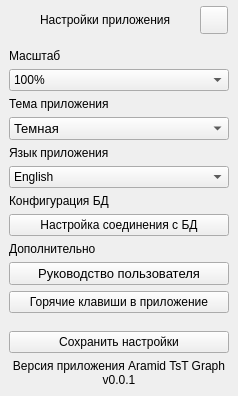
        <widget class="QFrame" name="extraLeftBox">
         <property name="minimumSize">
          <size>
           <width>0</width>
           <height>0</height>
          </size>
         </property>
         <property name="maximumSize">
          <size>
           <width>0</width>
           <height>16777215</height>
          </size>
         </property>
         <property name="frameShape">
          <enum>QFrame::NoFrame</enum>
         </property>
         <property name="frameShadow">
          <enum>QFrame::Raised</enum>
         </property>
         <layout class="QVBoxLayout" name="extraColumLayout">
          <property name="spacing">
           <number>0</number>
          </property>
          <property name="leftMargin">
           <number>0</number>
          </property>
          <property name="topMargin">
           <number>0</number>
          </property>
          <property name="rightMargin">
           <number>0</number>
          </property>
          <property name="bottomMargin">
           <number>0</number>
          </property>
          <item>
           <widget class="QFrame" name="extraTopBg">
            <property name="minimumSize">
             <size>
              <width>0</width>
              <height>40</height>
             </size>
            </property>
            <property name="maximumSize">
             <size>
              <width>16777215</width>
              <height>40</height>
             </size>
            </property>
            <property name="frameShape">
             <enum>QFrame::NoFrame</enum>
            </property>
            <property name="frameShadow">
             <enum>QFrame::Raised</enum>
            </property>
            <layout class="QVBoxLayout" name="verticalLayout_5">
             <property name="spacing">
              <number>0</number>
             </property>
             <property name="leftMargin">
              <number>0</number>
             </property>
             <property name="topMargin">
              <number>0</number>
             </property>
             <property name="rightMargin">
              <number>0</number>
             </property>
             <property name="bottomMargin">
              <number>0</number>
             </property>
             <item>
              <layout class="QGridLayout" name="extraTopLayout">
               <property name="leftMargin">
                <number>10</number>
               </property>
               <property name="rightMargin">
                <number>10</number>
               </property>
               <property name="horizontalSpacing">
                <number>10</number>
               </property>
               <property name="verticalSpacing">
                <number>0</number>
               </property>
               <item row="0" column="0">
                <widget class="QFrame" name="extraIcon">
                 <property name="minimumSize">
                  <size>
                   <width>20</width>
                   <height>0</height>
                  </size>
                 </property>
                 <property name="maximumSize">
                  <size>
                   <width>20</width>
                   <height>20</height>
                  </size>
                 </property>
                 <property name="frameShape">
                  <enum>QFrame::NoFrame</enum>
                 </property>
                 <property name="frameShadow">
                  <enum>QFrame::Raised</enum>
                 </property>
                </widget>
               </item>
               <item row="0" column="1">
                <widget class="QLabel" name="extraLabel">
                 <property name="minimumSize">
                  <size>
                   <width>150</width>
                   <height>0</height>
                  </size>
                 </property>
                 <property name="text">
                  <string>Настройки приложения</string>
                 </property>
                </widget>
               </item>
               <item row="0" column="2">
                <widget class="QPushButton" name="extraCloseColumnBtn">
                 <property name="minimumSize">
                  <size>
                   <width>28</width>
                   <height>28</height>
                  </size>
                 </property>
                 <property name="maximumSize">
                  <size>
                   <width>28</width>
                   <height>28</height>
                  </size>
                 </property>
                 <property name="cursor">
                  <cursorShape>PointingHandCursor</cursorShape>
                 </property>
                 <property name="toolTip">
                  <string>Закрыть</string>
                 </property>
                 <property name="text">
                  <string/>
                 </property>
                 <property name="icon">
                  <iconset resource="resources.qrc">
                   <normaloff>:/icons/images/icons/icon_close.png</normaloff>:/icons/images/icons/icon_close.png</iconset>
                 </property>
                 <property name="iconSize">
                  <size>
                   <width>20</width>
                   <height>20</height>
                  </size>
                 </property>
                </widget>
               </item>
              </layout>
             </item>
            </layout>
           </widget>
          </item>
          <item>
           <widget class="QFrame" name="extraContent">
            <property name="minimumSize">
             <size>
              <width>0</width>
              <height>0</height>
             </size>
            </property>
            <property name="frameShape">
             <enum>QFrame::NoFrame</enum>
            </property>
            <property name="frameShadow">
             <enum>QFrame::Raised</enum>
            </property>
            <layout class="QVBoxLayout" name="verticalLayout_12">
             <property name="spacing">
              <number>0</number>
             </property>
             <property name="leftMargin">
              <number>0</number>
             </property>
             <property name="topMargin">
              <number>0</number>
             </property>
             <property name="rightMargin">
              <number>0</number>
             </property>
             <property name="bottomMargin">
              <number>0</number>
             </property>
             <item>
              <widget class="QFrame" name="extraCenter">
               <property name="frameShape">
                <enum>QFrame::NoFrame</enum>
               </property>
               <property name="frameShadow">
                <enum>QFrame::Raised</enum>
               </property>
               <layout class="QVBoxLayout" name="verticalLayout_10">
                <item>
                 <widget class="QLabel" name="label_scale">
                  <property name="sizePolicy">
                   <sizepolicy hsizetype="Preferred" vsizetype="Fixed">
                    <horstretch>0</horstretch>
                    <verstretch>0</verstretch>
                   </sizepolicy>
                  </property>
                  <property name="text">
                   <string>Масштаб</string>
                  </property>
                 </widget>
                </item>
                <item>
                 <widget class="QComboBox" name="comboBox_scale">
                  <property name="cursor">
                   <cursorShape>PointingHandCursor</cursorShape>
                  </property>
                  <property name="currentIndex">
                   <number>2</number>
                  </property>
                  <item>
                   <property name="text">
                    <string>50%</string>
                   </property>
                  </item>
                  <item>
                   <property name="text">
                    <string>75%</string>
                   </property>
                  </item>
                  <item>
                   <property name="text">
                    <string>100%</string>
                   </property>
                  </item>
                  <item>
                   <property name="text">
                    <string>125%</string>
                   </property>
                  </item>
                  <item>
                   <property name="text">
                    <string>150%</string>
                   </property>
                  </item>
                 </widget>
                </item>
                <item>
                 <widget class="QLabel" name="label_theme">
                  <property name="sizePolicy">
                   <sizepolicy hsizetype="Preferred" vsizetype="Fixed">
                    <horstretch>0</horstretch>
                    <verstretch>0</verstretch>
                   </sizepolicy>
                  </property>
                  <property name="text">
                   <string>Тема приложения</string>
                  </property>
                 </widget>
                </item>
                <item>
                 <widget class="QComboBox" name="comboBox_theme">
                  <property name="font">
                   <font>
                    <family>Segoe UI</family>
                    <pointsize>10</pointsize>
                    <italic>false</italic>
                    <bold>false</bold>
                   </font>
                  </property>
                  <property name="cursor">
                   <cursorShape>PointingHandCursor</cursorShape>
                  </property>
                  <property name="autoFillBackground">
                   <bool>false</bool>
                  </property>
                  <property name="styleSheet">
                   <string notr="true"/>
                  </property>
                  <property name="currentIndex">
                   <number>1</number>
                  </property>
                  <property name="iconSize">
                   <size>
                    <width>16</width>
                    <height>16</height>
                   </size>
                  </property>
                  <property name="frame">
                   <bool>true</bool>
                  </property>
                  <item>
                   <property name="text">
                    <string>Светлая</string>
                   </property>
                  </item>
                  <item>
                   <property name="text">
                    <string>Темная</string>
                   </property>
                  </item>
                 </widget>
                </item>
                <item>
                 <widget class="QLabel" name="label_language">
                  <property name="sizePolicy">
                   <sizepolicy hsizetype="Preferred" vsizetype="Fixed">
                    <horstretch>0</horstretch>
                    <verstretch>0</verstretch>
                   </sizepolicy>
                  </property>
                  <property name="text">
                   <string>Язык приложения</string>
                  </property>
                 </widget>
                </item>
                <item>
                 <widget class="QComboBox" name="comboBox_language">
                  <property name="cursor">
                   <cursorShape>PointingHandCursor</cursorShape>
                  </property>
                  <item>
                   <property name="text">
                    <string>English</string>
                   </property>
                  </item>
                  <item>
                   <property name="text">
                    <string>Русский</string>
                   </property>
                  </item>
                 </widget>
                </item>
                <item>
                 <widget class="QLabel" name="label_config">
                  <property name="sizePolicy">
                   <sizepolicy hsizetype="Preferred" vsizetype="Fixed">
                    <horstretch>0</horstretch>
                    <verstretch>0</verstretch>
                   </sizepolicy>
                  </property>
                  <property name="text">
                   <string>Конфигурация БД</string>
                  </property>
                 </widget>
                </item>
                <item>
                 <widget class="QPushButton" name="btn_config_DB">
                  <property name="cursor">
                   <cursorShape>PointingHandCursor</cursorShape>
                  </property>
                  <property name="text">
                   <string>Настройка соединения с БД</string>
                  </property>
                  <property name="icon">
                   <iconset resource="resources.qrc">
                    <normaloff>:/icons/images/icons/cil-settings.png</normaloff>:/icons/images/icons/cil-settings.png</iconset>
                  </property>
                 </widget>
                </item>
                <item>
                 <widget class="QLabel" name="label_extra">
                  <property name="sizePolicy">
                   <sizepolicy hsizetype="Preferred" vsizetype="Fixed">
                    <horstretch>0</horstretch>
                    <verstretch>0</verstretch>
                   </sizepolicy>
                  </property>
                  <property name="text">
                   <string>Дополнительно</string>
                  </property>
                 </widget>
                </item>
                <item>
                 <widget class="QPushButton" name="btn_user_guide">
                  <property name="sizePolicy">
                   <sizepolicy hsizetype="Minimum" vsizetype="Fixed">
                    <horstretch>0</horstretch>
                    <verstretch>0</verstretch>
                   </sizepolicy>
                  </property>
                  <property name="sizeIncrement">
                   <size>
                    <width>0</width>
                    <height>0</height>
                   </size>
                  </property>
                  <property name="font">
                   <font>
                    <family>Segoe UI</family>
                    <pointsize>10</pointsize>
                    <italic>false</italic>
                    <bold>false</bold>
                    <stylestrategy>PreferDefault</stylestrategy>
                   </font>
                  </property>
                  <property name="cursor">
                   <cursorShape>PointingHandCursor</cursorShape>
                  </property>
                  <property name="text">
                   <string>Руководство пользователя</string>
                  </property>
                  <property name="icon">
                   <iconset resource="resources.qrc">
                    <normaloff>:/icons/images/icons/cil-user.png</normaloff>:/icons/images/icons/cil-user.png</iconset>
                  </property>
                 </widget>
                </item>
                <item>
                 <widget class="QPushButton" name="btn_hot_keys">
                  <property name="cursor">
                   <cursorShape>PointingHandCursor</cursorShape>
                  </property>
                  <property name="text">
                   <string>Горячие клавиши в приложение</string>
                  </property>
                  <property name="icon">
                   <iconset resource="resources.qrc">
                    <normaloff>:/icons/images/icons/cil-keyboard.png</normaloff>:/icons/images/icons/cil-keyboard.png</iconset>
                  </property>
                 </widget>
                </item>
               </layout>
              </widget>
             </item>
             <item alignment="Qt::AlignBottom">
              <widget class="QFrame" name="extraBottom">
               <property name="frameShape">
                <enum>QFrame::NoFrame</enum>
               </property>
               <property name="frameShadow">
                <enum>QFrame::Raised</enum>
               </property>
               <layout class="QVBoxLayout" name="verticalLayout_7">
                <item>
                 <widget class="QPushButton" name="btn_save_settings">
                  <property name="cursor">
                   <cursorShape>PointingHandCursor</cursorShape>
                  </property>
                  <property name="text">
                   <string>Сохранить настройки</string>
                  </property>
                 </widget>
                </item>
                <item>
                 <widget class="QLabel" name="label_version_application">
                  <property name="sizePolicy">
                   <sizepolicy hsizetype="Preferred" vsizetype="Fixed">
                    <horstretch>0</horstretch>
                    <verstretch>0</verstretch>
                   </sizepolicy>
                  </property>
                  <property name="text">
                   <string>Версия приложения Aramid TsT Graph v0.0.1</string>
                  </property>
                  <property name="alignment">
                   <set>Qt::AlignCenter</set>
                  </property>
                  <property name="wordWrap">
                   <bool>true</bool>
                  </property>
                 </widget>
                </item>
               </layout>
              </widget>
             </item>
            </layout>
           </widget>
          </item>
         </layout>
        </widget>
